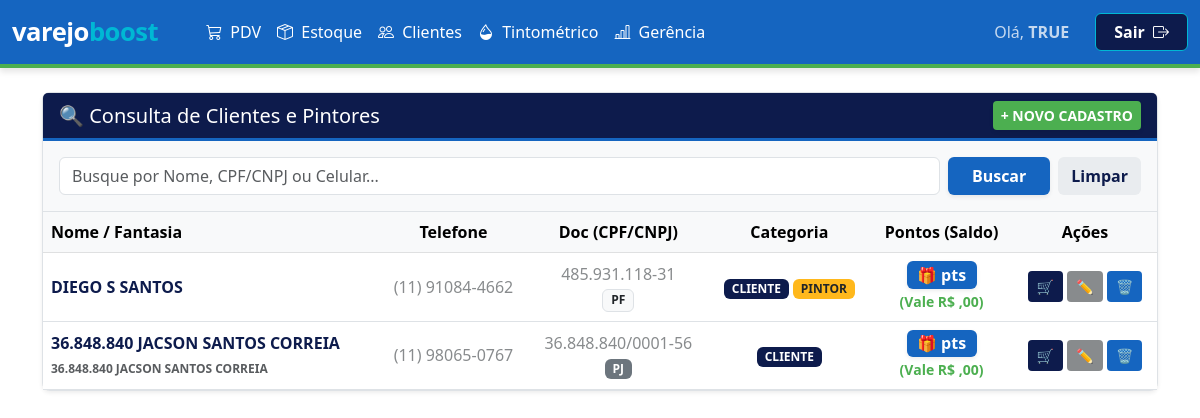
The app's page /clientes/ (signed in) with its own data.
### inventario/models.py (models this page shows)
class Clientes(models.Model):
    TIPO_PESSOA_CHOICES = [('PF', 'Pessoa Física'), ('PJ', 'Pessoa Jurídica')]
    tipo_pessoa = models.CharField(max_length=2, choices=TIPO_PESSOA_CHOICES, default='PF')
    nome = models.CharField(max_length=255)
    telefone = models.CharField(max_length=20, blank=True, null=True)
    email = models.EmailField(blank=True, null=True)
    cpf = models.CharField(max_length=20, blank=True, null=True)
    cnpj = models.CharField(max_length=20, blank=True, null=True)
    razao_social = models.CharField(max_length=255, blank=True, null=True)
    inscricao_estadual = models.CharField(max_length=50, blank=True, null=True)
    cep = models.CharField(max_length=10, blank=True, null=True)
    endereco = models.CharField(max_length=255, blank=True, null=True)
    numero = models.CharField(max_length=20, blank=True, null=True)
    complemento = models.CharField(max_length=100, blank=True, null=True)
    bairro = models.CharField(max_length=100, blank=True, null=True)
    cidade = models.CharField(max_length=100, blank=True, null=True)
    estado = models.CharField(max_length=2, blank=True, null=True)
    codigo_ibge = models.CharField(max_length=15, blank=True, null=True)
    tipo = models.CharField(max_length=50, default='CONSUMIDOR PADRÃO')
    data_cadastro = models.DateTimeField(default=timezone.now)
    class Meta: db_table = 'inventario_clientes'

### inventario/views/clientes.py (the view)
# urls.py: path('clientes/', clientes.tela_consultar_clientes, name='tela_consultar_clientes'),
def tela_consultar_clientes(request):
    if 'usuario_logado' not in request.session:
        return redirect('login')
    query = request.GET.get('q', '')
    clientes = Clientes.objects.all()
    if query:
        clientes = clientes.filter(
            Q(nome__icontains=query) |
            Q(cpf__icontains=query) |
            Q(telefone__icontains=query)
        )
    conf_cliente = ConfiguracaoPontos.objects.filter(tipo_usuario='CLIENTE').first()
    conf_pintor = ConfiguracaoPontos.objects.filter(tipo_usuario='PINTOR').first()
    context = {
        'clientes': clientes,
        'query': query,
        'conf_cliente': conf_cliente,
        'conf_pintor': conf_pintor
    }
    return render(request, 'inventario/consultar_clientes.html', context)

### inventario/templates/inventario/consultar_clientes.html (shortened to what this page needs)
{% extends 'inventario/base.html' %}
{% block content %}
<div class="card shadow-sm border-0">
    <div class="card-header text-white d-flex justify-content-between align-items-center" style="background-color: #0D1B4C; border-bottom: 3px solid #1565C0;">
        <h5 class="mb-0">🔍 Consulta de Clientes e Pintores</h5>
        <button class="btn btn-sm fw-bold text-white shadow-sm" style="background-color: #4CAF50; border: none;" onclick="abrirModalNovoCliente()">+ NOVO CADASTRO</button>
    </div>
    <div class="p-3 bg-light border-bottom">
        <form method="GET" class="d-flex gap-2">
            <input type="text" name="q" class="form-control" placeholder="Busque por Nome, CPF/CNPJ ou Celular..." value="{{ query }}">
            <button type="submit" class="btn px-4 fw-bold text-white shadow-sm" style="background-color: #1565C0; border: none;">Buscar</button>
            <a href="{% url 'tela_consultar_clientes' %}" class="btn fw-bold" style="background-color: #e9ecef; color: #0D1B4C;">Limpar</a>
        </form>
    </div>
    <div class="table-responsive">
        <table class="table table-hover align-middle text-center mb-0">
            <thead class="table-light">
                <tr>
                    <th class="text-start">Nome / Fantasia</th>
                    <th>Telefone</th>
                    <th>Doc (CPF/CNPJ)</th>
                    <th>Categoria</th>
                    <th>Pontos (Saldo)</th>
                    <th>Ações</th>
                </tr>
            </thead>
            <tbody>
                {% for c in clientes %}
                <tr>
                    <td class="text-start fw-bold" style="color: #0D1B4C;">
                        {{ c.nome }}
                        {% if c.tipo_pessoa == 'PJ' %}<br><small class="text-muted" style="font-size: 0.75rem;">{{ c.razao_social }}</small>{% endif %}
                    </td>
                    <td style="color: #888B8D;">{{ c.telefone|default:"---" }}</td>
                    <td style="color: #888B8D;">
                        {% if c.tipo_pessoa == 'PJ' %}{{ c.cnpj|default:"---" }}<br><span class="badge bg-secondary">PJ</span>
                        {% else %}{{ c.cpf|default:"---" }}<br><span class="badge bg-light text-dark border">PF</span>{% endif %}
                    </td>
                    <td>
                        {% if 'CLIENTE' in c.tipo %}<span class="badge" style="background-color: #0D1B4C;">CLIENTE</span>{% endif %}
                        {% if 'PINTOR' in c.tipo %}<span class="badge text-dark" style="background-color: #FFB81C;">PINTOR</span>{% endif %}
                    </td>
                    <td>
                        <span class="badge fs-6 shadow-sm text-white" style="background-color: #1565C0;">
                            🎁 {{ c.pontos }} pts
                        </span><br>
                        <small class="fw-bold" style="color: #4CAF50;">
                            {% if 'PINTOR' in c.tipo and conf_pintor %}
                                (Vale R$ {% widthratio c.pontos conf_pintor.pontos_necessarios_resgate conf_pintor.valor_resgate_reais %},00)
                            {% elif 'CLIENTE' in c.tipo and conf_cliente %}
                                (Vale R$ {% widthratio c.pontos conf_cliente.pontos_necessarios_resgate conf_cliente.valor_resgate_reais %},00)
                            {% else %}
                                <span style="color: #888B8D;">(Sem regra ativa)</span>
                            {% endif %}
                        </small>
                    </td>
                    <td>
                        <button class="btn btn-sm text-white" style="background-color: #0D1B4C;" title="Histórico de Compras" onclick="verHistorico('{{ c.nome|escapejs }}')">🛒</button>
                        <button class="btn btn-sm text-white" style="background-color: #888B8D;" title="Editar Cadastro"
                            onclick="abrirModalEditar('{{c.id}}', '{{c.tipo_pessoa|default:'PF'}}', '{{c.nome|escapejs}}', '{{c.telefone|default:''}}', '{{c.email|default:''}}', '{{c.cpf|default:''}}', '{{c.cnpj|default:''}}', '{{c.razao_social|escapejs|default:''}}', '{{c.inscricao_estadual|default:''}}', '{{c.tipo}}', '{{c.cep|default:''}}', '{{c.endereco|escapejs|default:''}}', '{{c.numero|default:''}}', '{{c.complemento|escapejs|default:''}}', '{{c.bairro|escapejs|default:''}}', '{{c.cidade|escapejs|default:''}}', '{{c.estado|default:''}}')">✏️</button>
                        <button class="btn btn-sm text-white" style="background-color: #1565C0;" title="Excluir" onclick="confirmarExclusao('{{c.id}}', '{{c.nome|escapejs}}')">🗑️</button>
                    </td>
                </tr>
                {% empty %}
                <tr><td colspan="6" class="py-5" style="color: #888B8D;">Nenhum cliente encontrado.</td></tr>
                {% endfor %}
            </tbody>
        </table>
    </div>
</div>
{% endblock %}

### inventario/templates/inventario/base.html (style rules this page uses)
:root { --azul-confianca: #1565C0; --turquesa-automacao: #00B8D4; --verde-crescimento: #4CAF50; --azul-escuro: #0D1B4C; --branco: #FFFFFF; }
body { background-color: var(--branco); color: var(--azul-escuro); font-family: 'Segoe UI', Tahoma, Geneva, Verdana, sans-serif; }
.card { border: 1px solid #dee2e6 !important; border-radius: 8px; }

### records on screen
Clientes: nome "DIEGO S SANTOS", telefone "(11) 91084-4662", cpf "485.931.118-31", tipo "CLIENTE"
Clientes: nome "36.848.840 JACSON SANTOS CORREIA", razao_social "36.848.840 JACSON SANTOS CORREIA", telefone "(11) 98065-0767", cnpj "36.848.840/0001-56", tipo "CLIENTE"

### other values on screen
{{ request.session.usuario_logado|upper }} "TRUE"
